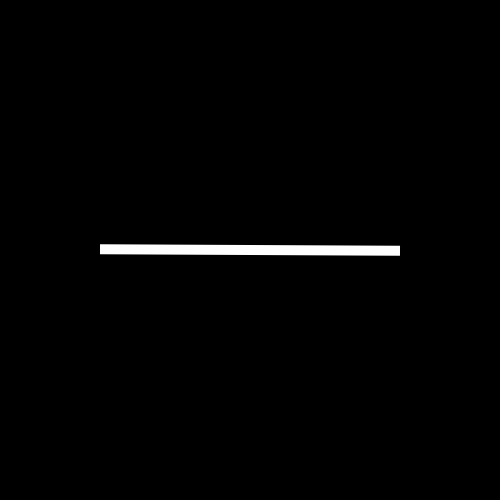
Frame 1 (no input)
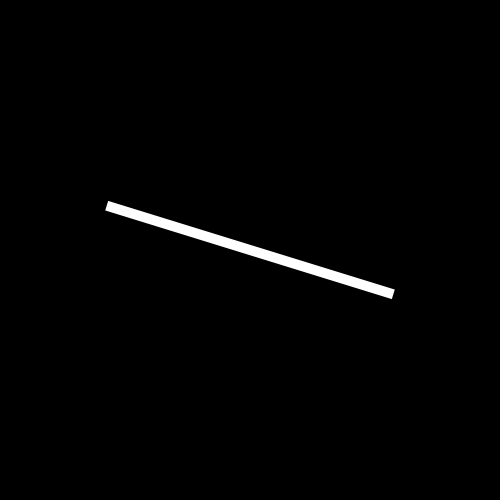
Frame 60 (the mouse pressed at the canvas centre just before this capture)
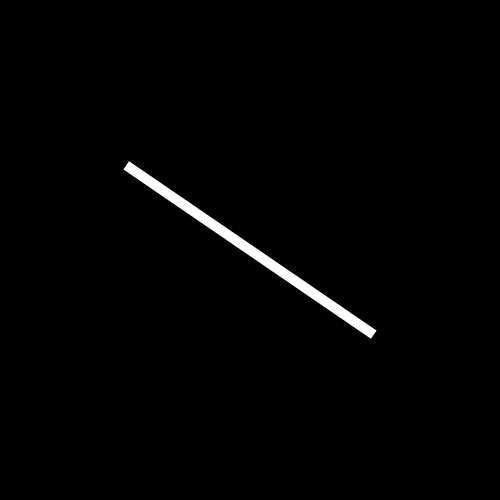
Frame 120 (the mouse held since frame 60 and released just before this capture)

The Processing sketch that drew these frames (run headless with seeded random() and noise(); from frame 60 on, the mouse is pressed at the canvas centre):

// Processing sketch: metaElement
// ── metaElement.pde
float xPosition;
float yPosition;
float xSize;
float ySize;
float rotationRate;

void setup() {
  size(500, 500);
  xPosition = width/2;
  yPosition = height/2;
  xSize = 300;
  ySize = 10;
  rotationRate = 0.005;
}

void draw() {
  background(0);
  pushMatrix();
  noStroke();
  fill(255);
  rectMode(CENTER);
  translate(xPosition, yPosition);
  rotate(frameCount * rotationRate);
  rect(0, 0, xSize, ySize);
  popMatrix();
}
